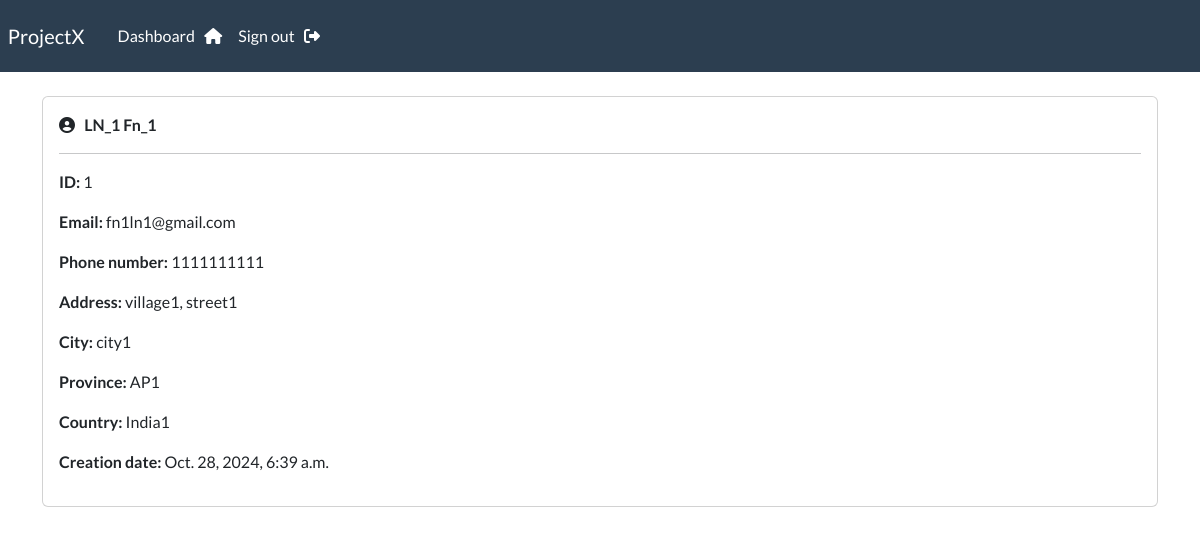
The page /record/1 (signed in) on the database its author committed.
### webapp/models.py (models this page shows, shortened)
class Record(models.Model):
    creation_date = models.DateTimeField(auto_now_add=True)
    first_name = models.CharField(max_length=100)
    last_name = models.CharField(max_length=100)
    email = models.CharField(max_length=255)
    phone = models.CharField(max_length=20)
    address = models.CharField(max_length=300)
    city = models.CharField(max_length=255)
    province = models.CharField(max_length=200)
    country = models.CharField(max_length=125)

### webapp/views.py (the view)
# urls.py: path('record/<int:pk>', views.view_record, name="record"),
@login_required(login_url="login")
def view_record(request, pk):
    record = Record.objects.get(id=pk)
    context = {'record': record}
    return render(request, 'webapp/view-record.html', context=context)

### webapp/templates/webapp/view-record.html
{% extends 'webapp/base.html' %}
{% block content %}
    <div class="card">
        <div class="card-body">
            <i class="fa-solid fa-circle-user"></i> &nbsp;
            <strong> {{record.last_name|upper}} {{record.first_name}} </strong>
            <hr>
            <p> <strong> ID: </strong> {{record.id}} </p>
            <p> <strong> Email: </strong> {{record.email}} </p>
            <p> <strong> Phone number: </strong> {{record.phone}} </p>
            <p> <strong> Address: </strong> {{record.address}} </p>
            <p> <strong> City: </strong> {{record.city}} </p>
            <p> <strong> Province: </strong> {{record.province}} </p>
            <p> <strong> Country: </strong> {{record.country}} </p>
            <p> <strong> Creation date: </strong> {{record.creation_date}} </p>
        </div>
    </div>
{% endblock %}

### rows shown on the page
Record: last_name "LN_1", first_name "Fn_1", id "1", email "fn1ln1@gmail.com", phone "1111111111", address "village1, street1", city "city1", province "AP1", country "India1", creation_date "Oct. 28, 2024, 6:39 a.m."
